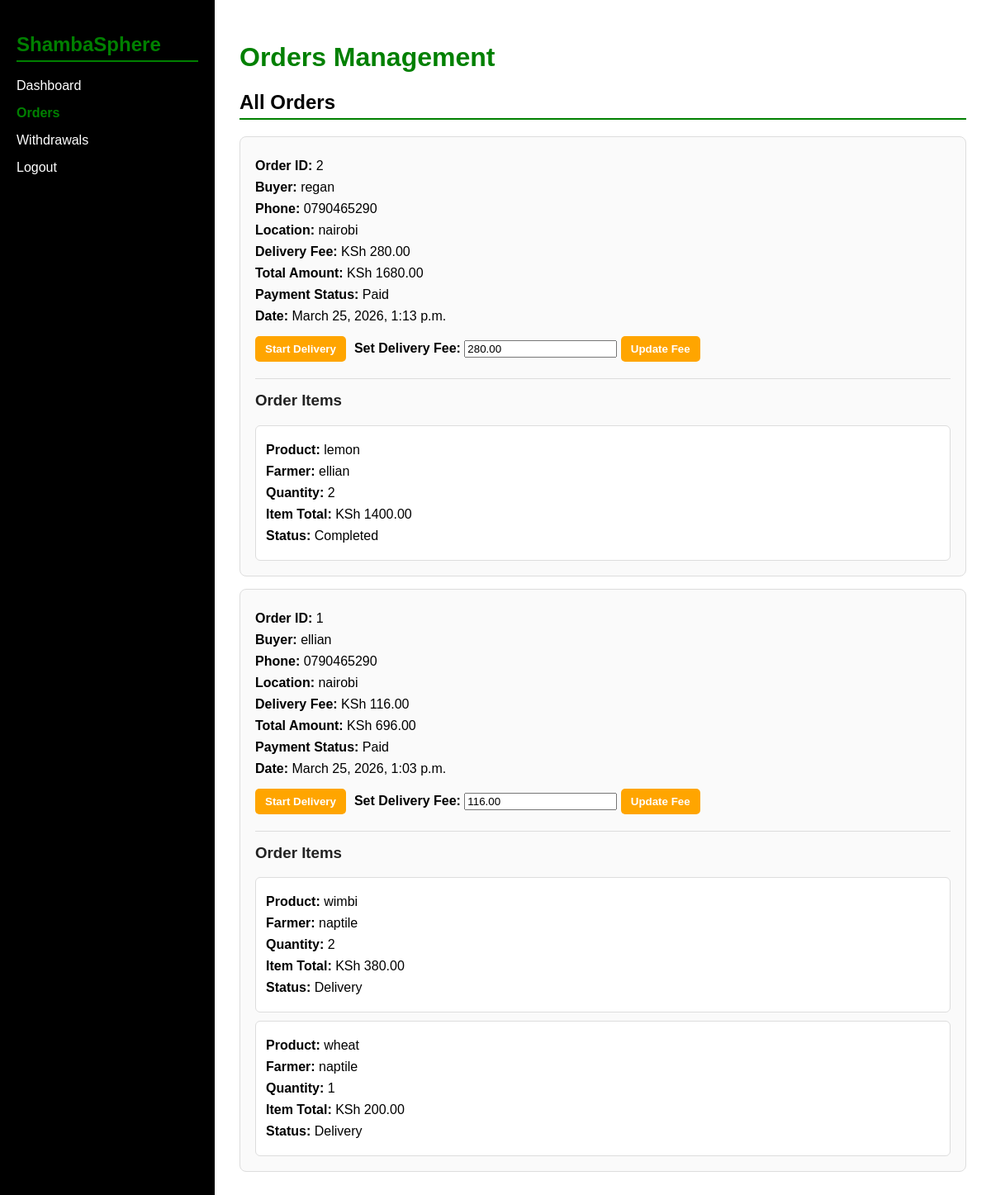
The page /admin-orders/ (signed in) on the database its author committed.
### myapp/models.py (models this page shows, shortened)
class Order(models.Model):
    buyer = models.ForeignKey(User, on_delete=models.CASCADE)
    phone = models.CharField(max_length=20)
    location = models.CharField(max_length=255)
    delivery_fee = models.DecimalField(max_digits=10, decimal_places=2, default=0.00)
    total_amount = models.DecimalField(max_digits=10, decimal_places=2)
    payment_status = models.CharField(
        max_length=20,
        choices=[
            ("Pending", "Pending"),
            ("Paid", "Paid"),
        ],
        default="Pending"
    )
    created_at = models.DateTimeField(auto_now_add=True)

class OrderItem(models.Model):
    order = models.ForeignKey(Order, on_delete=models.CASCADE, related_name="items")
    produce = models.ForeignKey(Produce, on_delete=models.CASCADE)
    farmer = models.ForeignKey(FarmerProfile, on_delete=models.CASCADE)
    quantity = models.PositiveIntegerField()
    price = models.DecimalField(max_digits=10, decimal_places=2)
    status = models.CharField(
        max_length=20,
        choices=[
            ("Pending", "Pending"),
            ("Paid", "Paid"),
            ("Delivery", "Delivery"),
            ("Completed", "Completed"),
        ],
        default="Pending"
    )
    created_at = models.DateTimeField(auto_now_add=True)

class Produce(models.Model):
    farmer = models.ForeignKey(FarmerProfile, on_delete=models.CASCADE)
    name = models.CharField(max_length=100)
    quantity = models.FloatField()
    price = models.DecimalField(max_digits=10, decimal_places=2)
    image = models.ImageField(upload_to='produce_images/')
    status = models.CharField(max_length=20, default='Available')
    created_at = models.DateTimeField(auto_now_add=True)

class FarmerProfile(models.Model):
    user = models.OneToOneField(User, on_delete=models.CASCADE)
    phone = models.CharField(max_length=20)
    county = models.CharField(max_length=100)
    farm_name = models.CharField(max_length=200)
    farming_type = models.CharField(max_length=100)
    farm_size = models.FloatField()
    experience = models.IntegerField()
    farm_description = models.TextField(blank=True)
    produce_categories = models.CharField(max_length=255, blank=True)
    active_status = models.CharField(max_length=10)
    harvest_season = models.CharField(max_length=50)
    delivery = models.CharField(max_length=10)
    balance = models.DecimalField(max_digits=10, decimal_places=2, default=0)

### myapp/views.py (the view)
# urls.py: path('admin-orders/', views.admin_orders, name='admin_orders'),
@staff_member_required
def admin_orders(request):
    orders = (
        Order.objects.all()
        .prefetch_related("items", "items__produce", "items__farmer__user", "buyer")
        .order_by("-created_at")
    )
    context = {
        "orders": orders,
    }
    return render(request, "admin-orders.html", context)

### myapp/templates/admin-orders.html (shortened to what this page needs)
{% load static %}
<!DOCTYPE html>
<html lang="en">
<head>
    <link rel="stylesheet" href="{% static 'css/admin-orders.css' %}">
</head>
<body>
<div class="dashboard">
    <div class="sidebar">
        <h2>ShambaSphere</h2>
        <ul>
            <li><a href="{% url 'admin_dashboard' %}">Dashboard</a></li>
            <li><a href="{% url 'admin_orders' %}" class="active-link">Orders</a></li>
            <li><a href="{% url 'admin_withdrawals' %}">Withdrawals</a></li>
            <li><a href="{% url 'logout' %}">Logout</a></li>
        </ul>
    </div>
    <div class="main-content">
        <h1>Orders Management</h1>
        <section>
            <h2>All Orders</h2>
            {% for order in orders %}
            <div class="card">
                <p><strong>Order ID:</strong> {{ order.id }}</p>
                <p><strong>Buyer:</strong> {{ order.buyer.username }}</p>
                <p><strong>Phone:</strong> {{ order.phone }}</p>
                <p><strong>Location:</strong> {{ order.location }}</p>
                <p><strong>Delivery Fee:</strong> KSh {{ order.delivery_fee }}</p>
                <p><strong>Total Amount:</strong> KSh {{ order.total_amount }}</p>
                <p><strong>Payment Status:</strong> {{ order.payment_status }}</p>
                <p><strong>Date:</strong> {{ order.created_at }}</p>
                <div class="action-buttons">
                    {% if order.payment_status == "Paid" %}
                    <form method="POST" action="{% url 'start_delivery' order.id %}">
                        <button class="delivery" type="submit">Start Delivery</button>
                    </form>
                    {% endif %}
                    <form method="POST" action="{% url 'update_delivery_fee' order.id %}">
    <label><strong>Set Delivery Fee:</strong></label>
    <input type="number" step="0.01" name="delivery_fee" value="{{ order.delivery_fee }}" required>
    <button type="submit" class="delivery">Update Fee</button>
</form>
                </div>
                <div class="order-items">
                    <h3>Order Items</h3>
                    {% for item in order.items.all %}
                    <div class="item-card">
                        <p><strong>Product:</strong> {{ item.produce.name }}</p>
                        <p><strong>Farmer:</strong> {{ item.farmer.user.username }}</p>
                        <p><strong>Quantity:</strong> {{ item.quantity }}</p>
                        <p><strong>Item Total:</strong> KSh {{ item.price }}</p>
                        <p><strong>Status:</strong> {{ item.status }}</p>
                    </div>
                    {% empty %}
                    <p>No items in this order.</p>
                    {% endfor %}
                </div>
            </div>
            {% empty %}
            <p>No orders found.</p>
            {% endfor %}
        </section>
    </div>
</div>
</body>
</html>

### myapp/static/css/admin-orders.css (style rules this page uses)
body { margin: 0; font-family: Arial, sans-serif; background: #f5f5f5; }
.dashboard { display: flex; min-height: 100vh; }
.sidebar { width: 220px; background: black; color: white; padding: 20px; }
.sidebar h2 { color: green; }
.sidebar ul { list-style: none; padding: 0; }
.sidebar ul li { margin: 15px 0; }
.sidebar ul li a { color: white; text-decoration: none; }
.sidebar ul li a:hover, .sidebar ul li a.active-link { color: green; font-weight: bold; }
.main-content { flex: 1; padding: 30px; background: white; }
h1 { color: green; }
h2 { color: black; border-bottom: 2px solid green; padding-bottom: 5px; }
.card { border: 1px solid #ddd; padding: 18px; margin-top: 15px; background: #fafafa; border-radius: 8px; }
.card p { margin: 8px 0; }
.action-buttons { margin-top: 15px; display: flex; gap: 10px; flex-wrap: wrap; }
.action-buttons form { margin: 0; }
.order-items { margin-top: 20px; padding-top: 15px; border-top: 1px solid #ddd; }
.order-items h3 { margin-top: 0; color: #222; }
.item-card { border: 1px solid #ddd; background: white; padding: 12px; margin-top: 10px; border-radius: 6px; }
button { padding: 8px 12px; border: none; cursor: pointer; border-radius: 5px; font-weight: bold; }
.delivery { background: orange; color: white; }

### rows shown on the page
Order: id "2", buyer.username "regan", phone "0790465290", location "nairobi", delivery_fee "280.00", total_amount "1680.00", payment_status "Paid", created_at "March 25, 2026, 1:13 p.m.", shows "Start Delivery"
OrderItem: produce.name "lemon", farmer.user.username "ellian", quantity "2", price "1400.00", status "Completed"
Order: id "1", buyer.username "ellian", phone "0790465290", location "nairobi", delivery_fee "116.00", total_amount "696.00", payment_status "Paid", created_at "March 25, 2026, 1:03 p.m.", shows "Start Delivery"
OrderItem: produce.name "wimbi", farmer.user.username "naptile", quantity "2", price "380.00", status "Delivery"
OrderItem: produce.name "wheat", farmer.user.username "naptile", quantity "1", price "200.00", status "Delivery"
